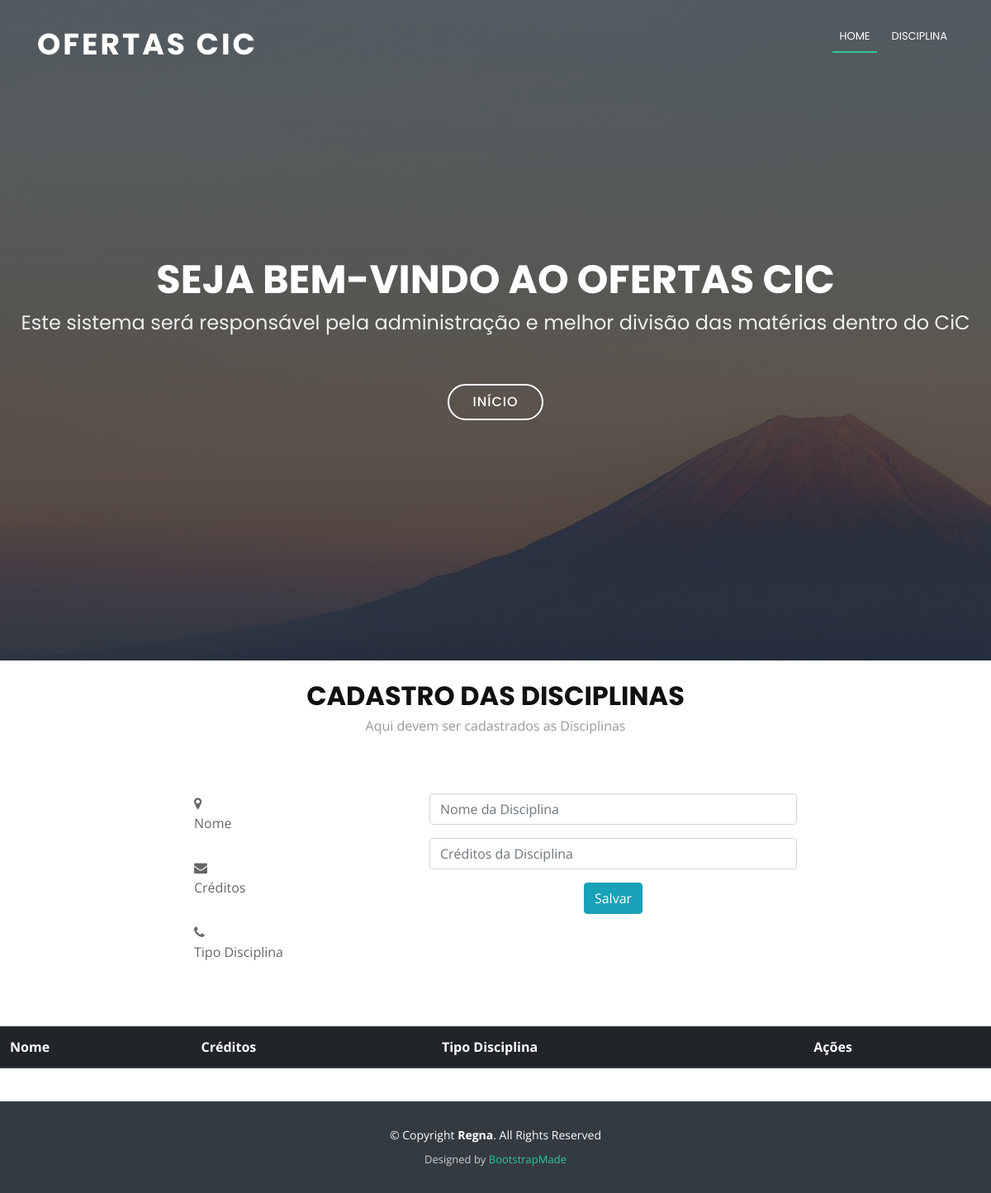
Before: /cms/cadastroDisciplina/ with the older database file.
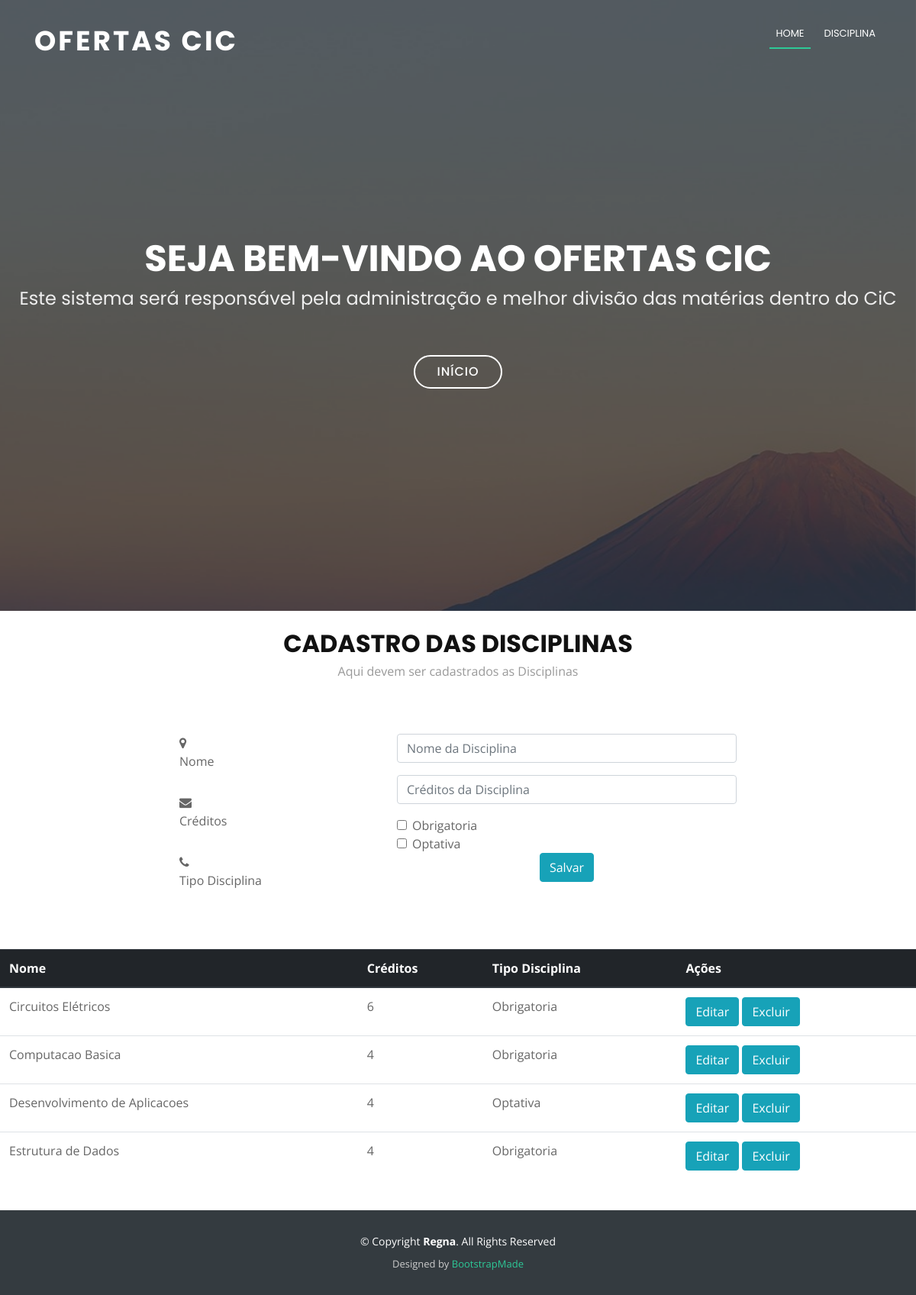
After: the same page with the newer database file.
### cms/models.py (models this page shows)
class tipo_disciplina(models.Model):
    id_tipo_disciplina = models.AutoField(primary_key = True)
    descricao = models.CharField('Descricao do tipo de disciplina', max_length = 500)
    ativo = models.BooleanField(default = True)
    objects = tipo_disciplina_manager()

class disciplina (models.Model):
    id_disciplina = models.AutoField(primary_key = True)
    nome = models.CharField('Nome da disciplina', max_length = 500)
    creditos = models.IntegerField('Numero de creditos da disciplina', null=True)
    id_tipo_disciplina = models.ForeignKey(tipo_disciplina, related_name = 'tipo_disciplina')
    ativo = models.BooleanField(default = True)
    objects = disciplina_manager()

### cms/views.py (the view)
def cadastroDisciplina(request):
    context = {}
    if request.method == 'POST':
        form = DisciplinaForm()
        tiposDisciplina = form.carregarTiposDisciplina()
        nome = request.POST.get('nome')
        print(nome + '\n')
        credito = request.POST.get('credito')
        print(credito + '\n')
        idDisciplina = request.GET.get('editar')
        print(str(idDisciplina) + '\n')
        for tipo in tiposDisciplina:
            idTipoDisciplina = request.POST.get(str(tipo.id_tipo_disciplina))
            print(str(idTipoDisciplina) + '\n')
            if (idTipoDisciplina == str(tipo.id_tipo_disciplina) or idTipoDisciplina == 'on'):
                tipoDisciplina = form.retornarTipoPorId(tipo.id_tipo_disciplina)
                break
        disciplinaSalvar = disciplina()
        if idDisciplina != None:
            disciplinaSalvar.id_disciplina = idDisciplina
        disciplinaSalvar.nome = nome
        disciplinaSalvar.creditos = credito
        disciplinaSalvar.id_tipo_disciplina = tipoDisciplina
        disciplinaSalvar.ativo = True
        print('Cheguei no salva \n')
        form.salvarDisciplina(disciplinaSalvar)
        disciplinas = form.carregarDisciplinasAlfabetico()
        return redirect('cadastroDisciplina')
    else:
        idDisciplina = request.GET.get('editar')
        if idDisciplina != None:
            form = DisciplinaForm()
            tiposDisciplina = form.carregarTiposDisciplina()
            disciplinas = form.carregarDisciplinasAlfabetico()
            disciplinaEditar = form.retornarDisciplinaPorId(idDisciplina)
            context['nome'] = disciplinaEditar.nome
            context['credito'] = disciplinaEditar.creditos
            for tipo in tiposDisciplina:
                if disciplinaEditar.id_tipo_disciplina.id_tipo_disciplina == tipo.id_tipo_disciplina:
                    context[str(tipo.id_tipo_disciplina)] = tipo.id_tipo_disciplina
                    context['tipoDis'] = tipo.id_tipo_disciplina
                    break
        else:
            idDisciplina = request.GET.get('excluir')
            if idDisciplina != None:
                form = DisciplinaForm()
                form.excluirDisciplina(idDisciplina)
                tiposDisciplina = form.carregarTiposDisciplina()
                disciplinas = form.carregarDisciplinasAlfabetico()
            else:
                form = DisciplinaForm()
                tiposDisciplina = form.carregarTiposDisciplina()
                disciplinas = form.carregarDisciplinasAlfabetico()
    context['tiposDisciplina'] = tiposDisciplina
    context['disciplinas'] = disciplinas
    context['form'] = form
    template_name = 'oferta/cadastroDisciplina.html'
    return render(request,template_name,context)

### cms/forms.py (shortened to what this page needs)
class DisciplinaForm(forms.ModelForm):
    def carregarTiposDisciplina(self):
        tipos = tipo_disciplina.objects.retornarTodos()
        return tipos
    def carregarDisciplinasAlfabetico(self):
        return disciplina.objects.retornarTodasDisciplinasAlfabetico()
    class Meta:
        model = disciplina
        fields = ('id_disciplina', 'nome', 'creditos', 'id_tipo_disciplina', 'ativo')

### cms/models.py (called while the page is built)
    def retornarTodos(self):
        return self.all()

    def retornarTodasDisciplinasAlfabetico(self):
        return self.all().order_by('nome')

### cms/templates/oferta/cadastroDisciplina.html (shortened to what this page needs)
{% extends "base.html" %}
{% load static  %}
{% block navbar %}
<ul class="nav-menu">
          <li class="menu-active"><a href="{% url 'index' %}">Home</a></li>
  <li><a href="#professor">Disciplina </a></li>
        </ul>
{% endblock %}
{% block content %}
<br id="contact">
      <div class="container wow fadeInUp">
        <div class="section-header">
          <h3 class="section-title">Cadastro das Disciplinas</h3>
          <p class="section-description">Aqui devem ser cadastrados as Disciplinas</p>
        </div>
      </div>
<div class="container wow fadeInUp">
        <div class="row justify-content-center">
          <div class="col-lg-3 col-md-4">
            <div class="info">
              <div>
                <i class="fa fa-map-marker"></i>
                <p>Nome</p>
              </div>
              <div>
                <i class="fa fa-envelope"></i>
                <p>Créditos</p>
              </div>
              <div>
                <i class="fa fa-phone"></i>
                <p>Tipo Disciplina</p>
              </div>
            </div>
          </div>
          <div class="col-lg-5 col-md-8">
            <div class="form">
              <form action="#professor" method="post">
                <div class="form-group">
                  <input type="text" name="nome" class="form-control" value="{{nome}}" id="name" placeholder="Nome da Disciplina" data-rule="minlen:4" data-msg="Por favor digite pelo 4 caracteres" />
                </div>
                <div class="form-group">
                  <input type="number" class="form-control" value="{{credito}}" name="credito" id="email" placeholder="Créditos da Disciplina"/>
                </div>
                <div class="form-check">
                  {% for tipo in tiposDisciplina %}
                    {% if tipoDis != tipo.id_tipo_disciplina %}
                      <input type="checkbox" class="form-check-input" id = "{{tipo.descricao}}" name="{{tipo.id_tipo_disciplina}}"/>
                      <label class="form-check-label" for="{{tipo.descricao}}">{{tipo.descricao}}</label>
                    {% else %}
                      <input type="checkbox" class="form-check-input" id = "{{tipo.descricao}}" value="{{tipo.id_tipo_disciplina}}" name="{{tipo.id_tipo_disciplina}}" checked/>
                      <label class="form-check-label" for="{{tipo.descricao}}">{{tipo.descricao}}</label>
                    {% endif %}
                  {% endfor %}
                </div>
                <div class="text-center"><button  class="btn btn-info"type="submit">Salvar</button></div>
              </form>
            </div>
          </div>
        </div>
      </div>
      <form method="get" action="#disciplina" >
      <table class="table">
        <thead class="thead-dark">
          <tr>
            <th scope="col">Nome</th>
            <th scope="col">Créditos</th>
              <th scope="col">Tipo Disciplina</th>
            <th scope="col">Ações</th>
          </tr>
        </thead>
        <tbody>
          {% for disc in disciplinas %}
          <tr>
            <td>
              {{disc.nome}}
            </td>
            <td>
              {{disc.creditos}}
            </td>
              <td>
                {{disc.id_tipo_disciplina.descricao}}
              </td>
              <td>
               <button class="btn btn-info" type="submit" value="{{disc.id_disciplina}}" name="editar" > Editar  </button>
               <button class="btn btn-info" type="submit" value="{{disc.id_disciplina}}" name="excluir"> Excluir </button>
            </td>
          </tr>
          {% endfor %}
        </tbody>
        </table>
        </form>
{% endblock %}

Changed rows visible on the page:
added tipo_disciplina: descricao "Obrigatoria"
added tipo_disciplina: descricao "Optativa"
added disciplina: nome "Circuitos Elétricos", creditos "6", id_tipo_disciplina.descricao "Obrigatoria"
added disciplina: nome "Computacao Basica", creditos "4", id_tipo_disciplina.descricao "Obrigatoria", {{ disc.id_disciplina }} 2 (drawn)
added disciplina: nome "Desenvolvimento de Aplicacoes", creditos "4", id_tipo_disciplina.descricao "Optativa"
added disciplina: nome "Estrutura de Dados", creditos "4", id_tipo_disciplina.descricao "Obrigatoria", {{ disc.id_disciplina }} 7 (drawn)
